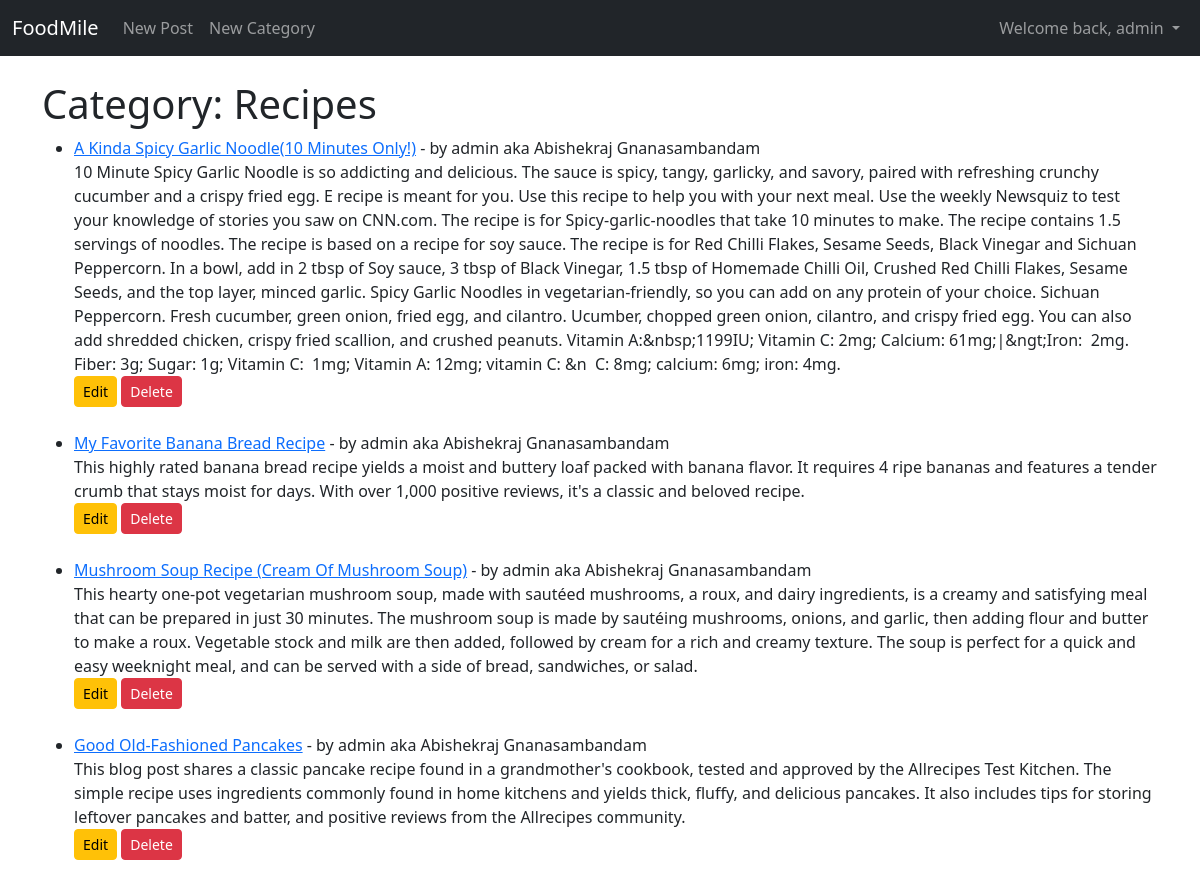
/category/recipes/ (signed in), run on the app's committed database.
### foodmileblog/models.py (models this page shows, shortened)
class Post(models.Model):
    title = models.CharField(max_length=255)
    header_image = models.ImageField(null=True, blank=True, upload_to="images/")
    last_updated = models.DateTimeField(default=now, blank=True)
    last_updated_short = models.DateField(default=now, blank=True)
    author = models.ForeignKey(User, on_delete=models.CASCADE) # if user is deleted, we also "cascade" delete all posts of that user, default 1 is admin
    body = RichTextField(blank=True, null=True)
    category = models.CharField(max_length=255, default="miscellaneous")
    likes = models.ManyToManyField(User, related_name='blog_posts')
    summary = models.CharField(max_length=255, default="Summary not available.") # down the line we can use AI to summarise post content
    author_full_name = models.CharField(max_length=100)

### foodmileblog/views.py (the view)
# urls.py: path('category/<str:ctg>/', CategoryView, name="category"),
def CategoryView(request, ctg):
    posts_of_category = Post.objects.filter(category=ctg.replace('-', ' '))
    return render(request, 'categories.html', {'ctg':ctg.title().replace('-', ' '), 'posts_of_category':posts_of_category})

### foodmileblog/templates/categories.html
{% extends 'base.html' %}
{% block content %}
{% if posts_of_category %}
<h1> Category: {{ ctg }}  </h1>
<ul>
{% for post in posts_of_category %}
    <li><a href="{% url 'article-detail' post.pk %}">{{ post.title }}</a> - by {{ post.author }}
        aka {{ post.author.first_name }} {{ post.author.last_name}} <br/>
        {{ post.summary }}
        <br/>
        {% if user.is_authenticated %}
            <a class="btn btn-warning btn-sm" href="{% url 'update-post' post.pk %}">Edit</a>
            <a class="btn btn-danger btn-sm" href="{% url 'delete-post' post.pk %}">Delete</a>
        {% endif %}
        <br/><br/>
    </li>
{% endfor %}
</ul>
{% else %}
    <h3> 404 Oops!! this page does not exist. </h3>
{% endif %}
{% endblock %}

### foodmileblog/templates/base.html (shortened to what this page needs)
<!doctype html>
<html lang="en">
  <head>
    <link href="https://cdn.jsdelivr.net/npm/bootstrap@5.3.3/dist/css/bootstrap.min.css" rel="stylesheet">
  </head>
  <body>
    <nav class="navbar navbar-expand-lg navbar-dark bg-dark">
      <div class="container-fluid">
        <a class="navbar-brand" href="{% url 'home' %}">FoodMile</a>
        <div class="collapse navbar-collapse" id="navbarSupportedContent">
          <ul class="navbar-nav me-auto mb-2 mb-lg-0">
                {% if user.is_authenticated %}
                  <li class="nav-item">
                    <a class="nav-link" href="{% url 'new-post' %}">New Post</a>
                  </li>
                  <li class="nav-item">
                    <a class="nav-link" href="{% url 'new-category' %}">New Category</a>
                  </li>
                {% endif %}
          </ul>
            <ul class="navbar-nav ms-auto mb-2 mb-lg-0">
                {% if user.is_authenticated %}
                  <li class="nav-item dropdown">
                    <a class="nav-link dropdown-toggle" href="#" id="navbarDropdown" role="button" data-bs-toggle="dropdown" aria-expanded="false">
                      Welcome back, {{ user.username }}
                    </a>
                  </li>
                {% endif %}
              </ul>
        </div>
      </div>
    </nav>
    <br/>
    <div class="container">
    {% block content %}
    {% endblock %}
    </div>
  </body>
</html>

### data on the page
Post: title "A Kinda Spicy Garlic Noodle(10 Minutes Only!)", author "admin", author.first_name "Abishekraj", author.last_name "Gnanasambandam", summary "10 Minute Spicy Garlic Noodle is so addicting and delicious. The sauce is spicy, tangy, garlicky, and savory, paired with refreshing crunchy cucumber and a crispy fried egg. E recipe is meant for you. Use this recipe to help you with your next meal. Use the weekly Newsquiz to test your knowledge of stories you saw on CNN.com. The recipe is for Spicy-garlic-noodles that take 10 minutes to make. The recipe contains 1.5 servings of noodles. The recipe is based on a recipe for soy sauce. The recipe is for Red Chilli Flakes, Sesame Seeds, Black Vinegar and Sichuan Peppercorn. In a bowl, add in 2 tbsp of Soy sauce, 3 tbsp of Black Vinegar, 1.5 tbsp of Homemade Chilli Oil, Crushed Red Chilli…"
Post: title "My Favorite Banana Bread Recipe", author "admin", author.first_name "Abishekraj", author.last_name "Gnanasambandam", summary "This highly rated banana bread recipe yields a moist and buttery loaf packed with banana flavor. It requires 4 ripe bananas and features a tender crumb that stays moist for days. With over 1,000 positive reviews, it's a classic and beloved recipe."
Post: title "Mushroom Soup Recipe (Cream Of Mushroom Soup)", author "admin", author.first_name "Abishekraj", author.last_name "Gnanasambandam", summary "This hearty one-pot vegetarian mushroom soup, made with sautéed mushrooms, a roux, and dairy ingredients, is a creamy and satisfying meal that can be prepared in just 30 minutes. The mushroom soup is made by sautéing mushrooms, onions, and garlic, then adding flour and butter to make a roux. Vegetable stock and milk are then added, followed by cream for a rich and creamy texture. The soup is perfect for a quick and easy weeknight meal, and can be served with a side of bread, sandwiches, or salad."
Post: title "Good Old-Fashioned Pancakes", author "admin", author.first_name "Abishekraj", author.last_name "Gnanasambandam", summary "This blog post shares a classic pancake recipe found in a grandmother's cookbook, tested and approved by the Allrecipes Test Kitchen. The simple recipe uses ingredients commonly found in home kitchens and yields thick, fluffy, and delicious pancakes. It also includes tips for storing leftover pancakes and batter, and positive reviews from the Allrecipes community."

### other printed values
{{ user.username }} "admin"
{{ ctg }} "Recipes"
